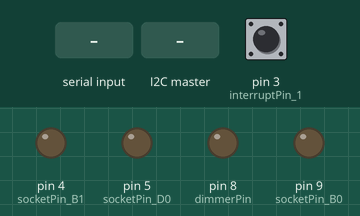
This sketch was run on a simulated Arduino Uno, built with avr-gcc and run on an emulated ATmega328P. Shown: output pins drawn as LEDs (lit = HIGH). The inputs (shaded band) are chosen by the test bench; at power-on: pin 3 (interruptPin_1) LOW. What the sketch prints to the serial monitor is not drawn.

Above: at 1.5 s.
1.6 s: "q" received over Serial
At 3.0 s:
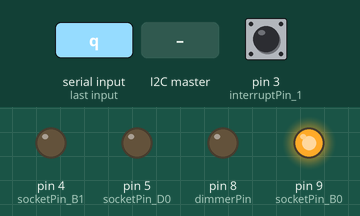
4.1 s: the I2C master sends the byte 0
5.6 s: the I2C master sends the byte 2
7.1 s: "90,45,200\n" received over Serial
8.6 s: "d90\n" received over Serial
10.1 s: pin 3 (interruptPin_1) pulled HIGH for 0.15 s
At 11.2 s:
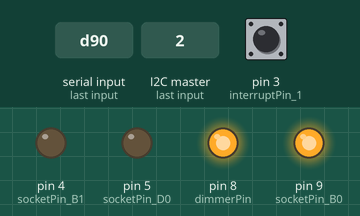
Timing chart, 0 to 12.7 s (numbered marks = the images above; inputs shaded):
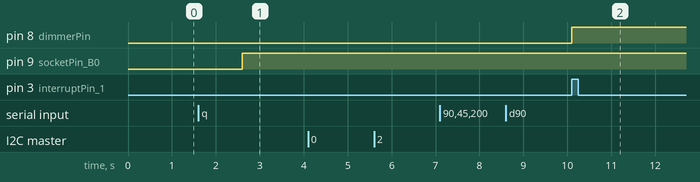

Measured:
- after the input at 1.6 s, pin 9 (socketPin_B0): LOW → HIGH after 1.0 s
- after the input at 10.1 s, pin 8 (dimmerPin): LOW → HIGH at once

The sketch:

DB_1_CrossInterrupt.ino
```cpp
#include <Wire.h>
#include  <TimerOne.h>

#define socketPin_B0 (9) // Socket pin BASIC0
#define socketPin_B1 (4) // Socket pin BASIC1
#define socketPin_D0 (5) //Socket pin w/ DIMMER0
#define dimmerPin (8) //nuspresti veliau
#define interruptPin_1 (3)// pin 0 hardware interrupt used for dimmer circuit

///NON pin constants
#define OFF (0)
#define ON  (1)
#define DIM (2)
#define I2C_ID (4)
////
///DIMMER VARIABLES
volatile byte increment = 0;             // Variable to use as a counter
volatile boolean zero_cross = 0; // Stores state of zero cross true means zero cross was present
volatile boolean powerDimmer = false;
volatile byte brightness = 64; // Dimming level (0-128) 0 = on;128 = off
byte freqStep = 75; // frequency step in uS that defines how often we make interrupt
////
///Communication VARIABLES
const byte dimmerisON = 2;
const byte dimmerisOFF = 3;
const byte rozeteON = 4;
const byte rozeteOFF = 5;
const byte readPower_MSB = 6;
const byte readPower_LSB = 7;
const byte getStates = 8;
////
////misc VARIABLES
uint16_t power = 1234;
uint16_t power2 = 200;
uint16_t power3 = 300;
byte lastCMD = 0;
byte MSB = 0;
byte LSB = 0;
byte stateByte = 0;

void ctrlSockets(byte socketID, byte socketState) { //Assuming sockets are counted from 0; socketID is the id of a specific socket; socketState is on or off or dim ; statesByte is the refere
  //Assuming that socketState is either HIGH or LOW; HIGH means socket is ON; LOW means socket is OFF! //Function must be modified for button inverting states

  switch (socketID) {
    case 0:
      digitalWrite(socketPin_B0, (socketState == ON) ? HIGH : LOW);
      bitWrite(stateByte, socketID, (socketState == ON) ? 1 : 0); // if socketState is ON the n-th bit will be turned to 1 else 0
      break;
    //////////////////
    case 1:
      digitalWrite(socketPin_B1, (socketState == ON) ? HIGH : LOW); // turns
      bitWrite(stateByte, socketID, (socketState == ON) ? 1 : 0);
      break;
    /////////////////
    case 2: //Dimmed socket everything is different!!!
      if (socketState == ON) { // DIMMER.PIN = LOW; socketPin_D0 = HIGH; //Relay as been switched!
        powerDimmer = false; // was an error no false mechanism
        digitalWrite(dimmerPin, LOW);
        digitalWrite(socketPin_D0, HIGH);
        break;
      }//if1
      else if (socketState == DIM) { //Investigation is needed
        //digitalWrite(socketPin_D0,LOW); // I made an erros previuosly because going from on to dim i did not set dimmer pin to low
        //delay(600);
        powerDimmer = true;
        //Value is set by global variable brightness
        break;
      }//else if1

      else {//socketState == OFF
        powerDimmer = false; // is needed so that dimmerPin state is not overridden by dim_check
        digitalWrite(dimmerPin, LOW);
        digitalWrite(socketPin_D0, LOW);
        bitWrite(stateByte, socketID, (socketState == ON) ? 1 : 0);


      }//else1

  } //Switch
}// ctrlSockets
///Interupt based functions
void zero_cross_detect() {
  zero_cross = true;               // set the boolean to true to tell our dimming function that a zero cross has occured
  increment = 0;
  digitalWrite(dimmerPin, LOW);       // turn off TRIAC (and AC)
}

void dim_check() {
  if (powerDimmer == true) { // if dimmer power is requested then open!
    if (zero_cross == true ) { //Cross turns of the the TRIAC if cross is present then dim_check turns
      if (increment >= brightness) {
        digitalWrite(dimmerPin, HIGH); // turn on light
        increment = 0; // reset time step counter
        zero_cross = false; //reset zero cross detection
      }
      else {
        increment++; // we will incremement until we have reached needed number of steps i*75uS/step
      }
    }//if2
  }//if1
}


void setup()
{
  pinMode(dimmerPin, OUTPUT);  // Set the Triac pin as output
  pinMode(socketPin_B0, OUTPUT);
  pinMode(socketPin_B1, OUTPUT);
  pinMode(socketPin_D0, OUTPUT);
  delay(100);
  attachInterrupt(1, zero_cross_detect, RISING);    // Attach an Interupt to Pin 2 (interupt 0) for Zero Cross Detection
  Timer1.initialize(freqStep);                      // Initialize TimerOne library for the freq we need
  Timer1.attachInterrupt(dim_check, freqStep);
delay(100);
  Wire.begin(I2C_ID); //               // join i2c bus with address #4
  Wire.onReceive(receiveEvent); // register event
  Wire.onRequest(requestEvent);
  Serial.begin(9600);           // start serial for output
  delay(100);

  //DEFINE ALL FUCKING PINS AND SET THEM TO LOW!!!!

}

void loop()
{
Serial.println(zero_cross);

}

// function that executes whenever data is received from master
// this function is registered as an event, see setup()
void receiveEvent(int howMany)
{
  byte byte1 = Wire.read();
  lastCMD = byte1;
  byte byte2 = Wire.read();

  switch (byte1) {

    case dimmerisON:
      Serial.print("DimmerON! = ");
      Serial.println(byte2);
      Serial.println("");
      break;
    case dimmerisOFF:
      Serial.print("DimmerOFF! = ");
      Serial.println(byte2);
      Serial.println("");
      break;

    case rozeteON:
      ctrlSockets(byte2, ON);
      Serial.print("rozeteON! = ");
      Serial.println(byte2);
      Serial.println("");
      break;

    case rozeteOFF:
      ctrlSockets(byte2, OFF);
      Serial.print("rozeteOFF! = ");
      Serial.println(byte2);
      Serial.println("");
      break;

    case readPower_MSB :
      Serial.print("POWER_MSB = ");
      Serial.println(byte2);
      /// convert to byte array;
      MSB = (byte)(power >> 8);
      Serial.println("");
      break;

    case readPower_LSB:
      Serial.print("POWER_LSB = ");
      Serial.println(byte2);
      LSB = (byte)(power); //Should be handeled by iternal power measuring function
      Serial.println("");
      break;

    case getStates:
      Serial.print("socket States = ");
      Serial.println(stateByte, BIN);
      Serial.println("");
      break;

    default:
      Serial.print("No Such command! = ");
      Serial.println(byte2);
      Serial.println("");

      // if nothing else matches, do the default
      // default is optional
  } //Switch

} //Event


void requestEvent( ) { //After receive event has been triggered MCU stores lastCMD which is used in I2C request so that data could be sent

  switch (lastCMD) {
    case readPower_MSB :

      Serial.print("READPOWER = ");
      Wire.write(MSB);
      Serial.println("");
      break;

    case readPower_LSB:
      Serial.print("READPOWER = ");
      Wire.write(LSB);
      Serial.println("");
      break;

    case getStates:
      Serial.print("statesPushed!");
      Wire.write(stateByte);
      Serial.println("");
      break;


    default :

      Serial.println("NO CASE!");


  }//switch
}//requestEvent

void serialEvent() {
  int socket = 0;
  switch (Serial.read()) {

    case 'b': // Used for setting the brightness
      brightness = Serial.parseInt();
      Serial.print("brightnes = ");
      Serial.println(brightness);
      break;


    case 'd':
      ctrlSockets(2, DIM);
      Serial.println("Dimming!");
      break;

    case 'o':
      ctrlSockets(2, OFF);
      Serial.println("dim OFF!");
      break;


    case 'q': // turns on any socket
      socket = Serial.parseInt();
      //digitalWrite(socketPin_B0,HIGH);
      ctrlSockets(socket, ON);
      Serial.print("socket on = ");
      Serial.println(socket);
      break;

    case 'w': // turns off any socket
      socket = Serial.parseInt();
      //digitalWrite(socketPin_B0,LOW);
      ctrlSockets(socket, OFF);
      Serial.print("socket off = ");
      Serial.println(socket);
      break;


    default :
      Serial.println("NO SUCH COMMAND!");


  }//switch

}
```
